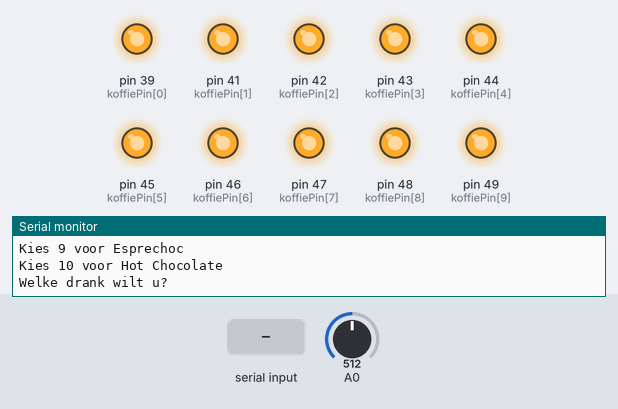
Bench run of a sketch on a simulated Arduino Mega 2560, built with avr-gcc and run on an emulated ATmega2560. On the bench: output pins drawn as LEDs (lit = HIGH), the last lines printed to the serial monitor. The inputs (shaded band) are chosen by the test bench; at power-on: A0 = 512.

Above: at 1.2 s.
1.3 s: "1\n" received over Serial
At 1.7 s:
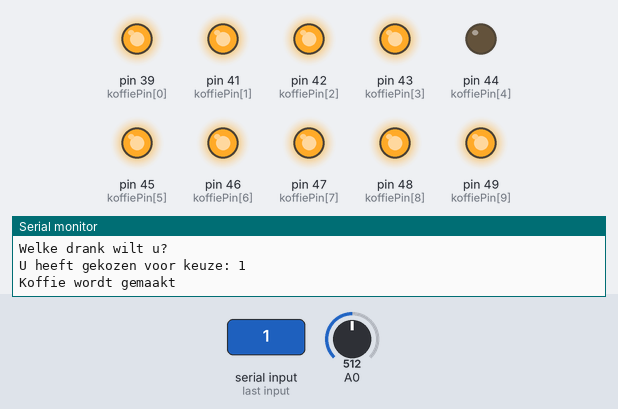
Timing chart, 0 to 4.3 s (numbered marks = the images above; inputs shaded):
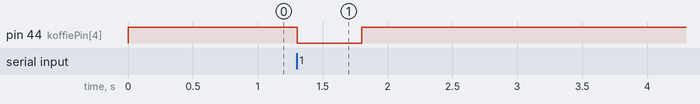

The sketch:

CoffeeMachine.ino
```cpp
/*
  Code voor aansturing relais voor de koffiemachine
  39 = hot chocolate      (0)
  41 = wiener melange     (1)
  42 = café mocca         (2)
  43 = café au lait       (3)
  44 = koffie zwart       (4)
  45 = esprechoc          (5)
  46 = dubbele espresso   (6)
  47 = cappuchino         (7)
  48 = café magiato       (8)
  49 = espresso           (9)

 */

int koffiePin[] = {39,41,42,43,44,45,46,47,48,49};
int delaytime;
int value;
int isChoiceMade;

void setup() {
  Serial.begin(9600);

  pinMode(koffiePin[0], OUTPUT);
  pinMode(koffiePin[1], OUTPUT);
  pinMode(koffiePin[2], OUTPUT);
  pinMode(koffiePin[3], OUTPUT);
  pinMode(koffiePin[4], OUTPUT);
  pinMode(koffiePin[5], OUTPUT);
  pinMode(koffiePin[6], OUTPUT);
  pinMode(koffiePin[7], OUTPUT);
  pinMode(koffiePin[8], OUTPUT);
  pinMode(koffiePin[9], OUTPUT);

  for(int i=0; i<10; i++){
    digitalWrite(koffiePin[i], HIGH);
  }

  delaytime = 500; // De tijd dat een knop is ingedrukt

  isChoiceMade = 1;

}

int ReadOpticSensorMachine()
    {
      int value = 0;
      int sensor = analogRead(A0);
      delay(5);
      sensor = analogRead(A0);
      delay(5);

      if(sensor <= 750)
      {
        value = 1;                                      // Mug present
      }
       return value;
}

void showMenu(){
  Serial.println("Kies 1 voor Koffie");
  Serial.println("Kies 2 voor Cappuchino");
  Serial.println("Kies 3 voor Espresso");
  Serial.println("Kies 4 voor Cafe au Lait");
  Serial.println("Kies 5 voor Wiener Melange");
  Serial.println("Kies 6 voor Dubbele Espresso");
  Serial.println("Kies 7 voor Cafe Mocca");
  Serial.println("Kies 8 voor Cafe Macchiato");
  Serial.println("Kies 9 voor Esprechoc");
  Serial.println("Kies 10 voor Hot Chocolate");
  Serial.println();
  Serial.println("Welke drank wilt u?");
  Serial.println();
}

void loop() {
  while(!ReadOpticSensorMachine()){
      Serial.println("Plaats een beker/mok onder de koffiemachine");
      delay(1000);
  }

  if(isChoiceMade == 1){
    showMenu();
    isChoiceMade = 0;
  }


  while(!Serial.available()){}
    value = Serial.parseInt();
    Serial.print("U heeft gekozen voor keuze: ");
    Serial.println(value);
    if(value != 0){
      isChoiceMade = 1;

      switch(value){
      case 1:
        Serial.println("Koffie wordt gemaakt");
        digitalWrite(koffiePin[4], LOW);
        delay(delaytime);
        digitalWrite(koffiePin[4], HIGH);
        break;
      case 2:
        Serial.println("Cappuchino wordt gemaakt");
        digitalWrite(koffiePin[7], LOW);
        delay(delaytime);
        digitalWrite(koffiePin[7], HIGH);
        break;
      case 3:
        Serial.println("Espresso wordt gemaakt");
        digitalWrite(koffiePin[9], LOW);
        delay(delaytime);
        digitalWrite(koffiePin[9], HIGH);
        break;
      case 4:
        Serial.println("Cafe au Lait wordt gemaakt");
        digitalWrite(koffiePin[3], LOW);
        delay(delaytime);
        digitalWrite(koffiePin[3], HIGH);
        break;
      case 5:
        Serial.println("Wiener Melange wordt gemaakt");
        digitalWrite(koffiePin[1], LOW);
        delay(delaytime);
        digitalWrite(koffiePin[1], HIGH);
        break;
      case 6:
        Serial.println("Dubbele Espresso wordt gemaakt");
        digitalWrite(koffiePin[6], LOW);
        delay(delaytime);
        digitalWrite(koffiePin[6], HIGH);
        break;
      case 7:
        Serial.println("Cafe Mocca wordt gemaakt");
        digitalWrite(koffiePin[2], LOW);
        delay(delaytime);
        digitalWrite(koffiePin[2], HIGH);
        break;
      case 8:
        Serial.println("Cafe Macchiato wordt gemaakt");
        digitalWrite(koffiePin[8], LOW);
        delay(delaytime);
        digitalWrite(koffiePin[8], HIGH);
        break;
      case 9:
        Serial.println("Esprechoc wordt gemaakt");
        digitalWrite(koffiePin[5], LOW);
        delay(delaytime);
        digitalWrite(koffiePin[5], HIGH);
        break;
      case 10:
        Serial.println("Hot Chocolate wordt gemaakt");
        digitalWrite(koffiePin[0], LOW);
        delay(delaytime);
        digitalWrite(koffiePin[0], HIGH);
        break;
      default:
        Serial.println("Ongeldige input, kies voor een getal tussen 1 en 10");
   }

    //Tijd voor koffie zetten
    delay(5000);
    Serial.println("Koffie is klaar");

  }


    value = 0;


}
```

Measured:
- after the input at 1.3 s, pin 44 (koffiePin[4]): HIGH → LOW at once, → HIGH 0.50 s later
